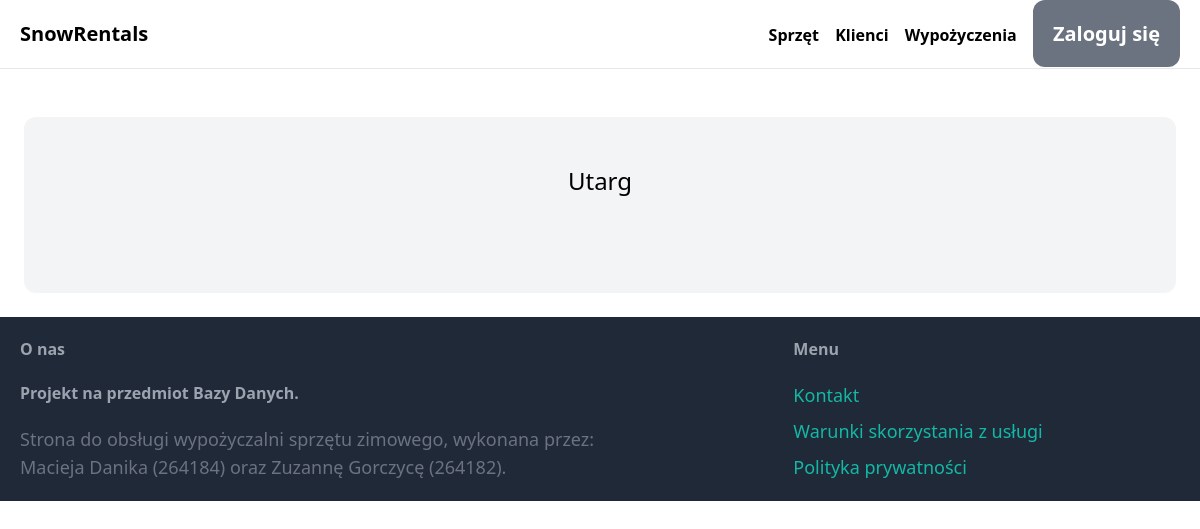
Before: /utarg/ with the older database file.
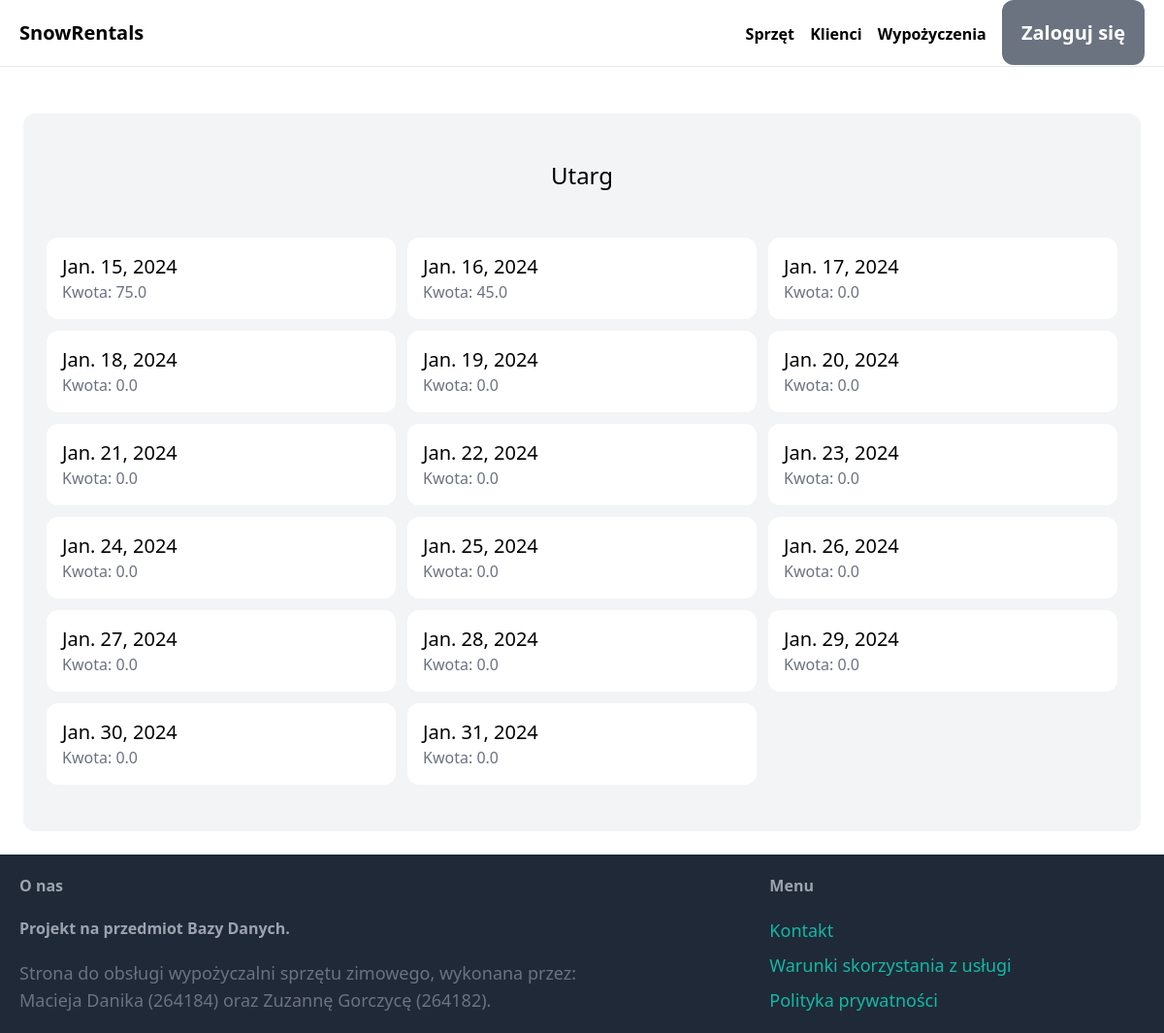
After: the same page with the newer database file.
### item/models.py (models this page shows, shortened)
class Utarg(models.Model):
    data = models.DateField("Utarg z dnia: ") #, auto_now_add=True
    kwota = models.FloatField(validators=[wiekszeOdZera],default=0)
    class Meta:
        ordering=('data',)
        verbose_name_plural = 'Utarg'

### core/views.py (the view)
# urls.py: path('utarg/', utarg, name='utarg'),
def utarg(request):
    item = Utarg.objects.all()
    return render(request, 'core/utarg.html',{
        'item': item,
    })

### core/templates/core/utarg.html (shortened to what this page needs)
{% extends 'core/base.html' %}
{% block content %}
   <div class="mt-6 px-6 py-12 bg-gray-100 rounded-xl">
        <h2 class="mb-12 text-2xl text-center"> Utarg</h2>
            <div class="grid grid-cols-3 gap-3">
                {% for items in item %}
                <div>
                        <div class="p-4 bg-white rounded-xl">
                            <h2 class="text-xl">{{ items.data}}</h2>
                            <p class="text-gray-500">Kwota: {{items.kwota}}</p>
                        </div>
                </div>
                {% endfor %}
            </div>
    </div>
{% endblock %}

Changed rows visible on the page:
added Utarg: data "Jan. 15, 2024", kwota "75.0"
added Utarg: data "Jan. 16, 2024", kwota "45.0"
added Utarg: data "Jan. 17, 2024", kwota "0.0"
added Utarg: data "Jan. 18, 2024", kwota "0.0"
added Utarg: data "Jan. 19, 2024", kwota "0.0"
added Utarg: data "Jan. 20, 2024", kwota "0.0"
added Utarg: data "Jan. 21, 2024", kwota "0.0"
added Utarg: data "Jan. 22, 2024", kwota "0.0"
added Utarg: data "Jan. 23, 2024", kwota "0.0"
added Utarg: data "Jan. 24, 2024", kwota "0.0"
added Utarg: data "Jan. 25, 2024", kwota "0.0"
added Utarg: data "Jan. 26, 2024", kwota "0.0"
added Utarg: data "Jan. 27, 2024", kwota "0.0"
added Utarg: data "Jan. 28, 2024", kwota "0.0"
added Utarg: data "Jan. 29, 2024", kwota "0.0"
added Utarg: data "Jan. 30, 2024", kwota "0.0"
added Utarg: data "Jan. 31, 2024", kwota "0.0"
